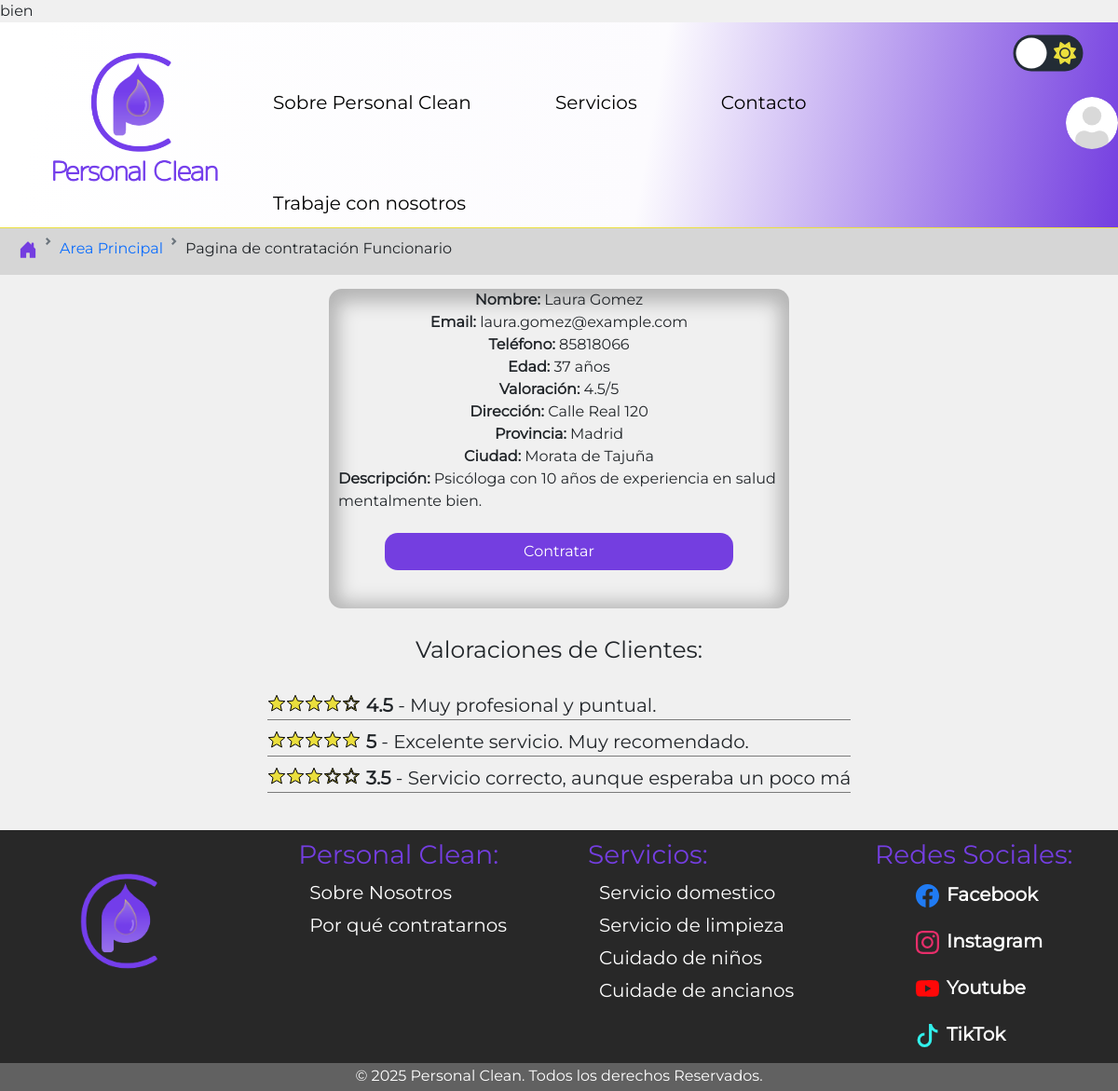
/paginaFuncionario.php?idFuncionarios=1 (signed in), run on the app's committed database.
### tables this page shows
CREATE TABLE `funcionarios` (
  `idFuncionarios` int(11) NOT NULL,
  `nombre` varchar(255) DEFAULT NULL,
  `apellidos` varchar(255) DEFAULT NULL,
  `email` varchar(255) DEFAULT NULL,
  `contraseña` varchar(255) DEFAULT NULL,
  `telefono` varchar(20) DEFAULT NULL,
  `f_nacimiento` date DEFAULT NULL,
  `descripcion` varchar(1000) DEFAULT NULL,
  `foto_perfil` varchar(255) DEFAULT NULL,
  `notaMedia` float DEFAULT NULL,
  `direccion` varchar(255) DEFAULT NULL,
  `provincia` varchar(100) DEFAULT NULL,
  `ciudad` varchar(100) DEFAULT NULL,
  `codigoPostal` varchar(20) DEFAULT NULL
);

CREATE TABLE `valoraciones_clientes` (
  `idvaloraciones` int(11) NOT NULL,
  `idCliente` int(11) NOT NULL,
  `estrellas` varchar(45) NOT NULL,
  `comentario` varchar(45) NOT NULL,
  `idFuncionario` int(11) NOT NULL
);

### paginaFuncionario.php (the view, shortened to what this page needs)
<?php
include './assets/ajax/conexionBD.php';
$idFuncionario = (int)$_GET['idFuncionarios'];
$sqlFuncionario = "SELECT nombre, apellidos, email, telefono, f_nacimiento, notaMedia, direccion, provincia, ciudad, descripcion
                   FROM funcionarios WHERE idFuncionarios = :idFuncionario";
$stmtFuncionario = $conexion->prepare($sqlFuncionario);
$stmtFuncionario->bindValue(':idFuncionario', $idFuncionario, PDO::PARAM_INT);
$stmtFuncionario->execute();
$funcionarioData = $stmtFuncionario->fetch(PDO::FETCH_ASSOC);
function calcularEdad($fechaNacimiento) {
    $fechaNacimiento = new DateTime($fechaNacimiento);
    $hoy = new DateTime();
    return $hoy->diff($fechaNacimiento)->y;
}
$edadFuncionario = calcularEdad($funcionarioData['f_nacimiento']);
$notaMediaAjustada = round($funcionarioData['notaMedia'] / 2, 2);
$sqlValoraciones = "SELECT estrellas, comentario FROM valoraciones_clientes WHERE idFuncionario = :idFuncionario";
$stmtValoraciones = $conexion->prepare($sqlValoraciones);
$stmtValoraciones->bindValue(':idFuncionario', $idFuncionario, PDO::PARAM_INT);
$stmtValoraciones->execute();
$valoraciones = $stmtValoraciones->fetchAll(PDO::FETCH_ASSOC);
$hayValoraciones = count($valoraciones) > 0;
?>
<!DOCTYPE html>
<html lang="es">
<head>
    <link href="https://cdn.jsdelivr.net/npm/bootstrap@5.3.0-alpha1/dist/css/bootstrap.min.css" rel="stylesheet" />
    <link href="https://unpkg.com/aos@2.3.1/dist/aos.css" rel="stylesheet" />
    <link rel="stylesheet" href="./assets/estilos.css" />
</head>
<body>
    <?php include_once './assets/headerLogueado.php'; ?>
    <nav style="" aria-label="breadcrumb">
        <ol class="breadcrumb" style="--bs-breadcrumb-margin-bottom: 0rem;">
            <li class="breadcrumb-item active" aria-current="page">
                <a href="index.php"><img src="./assets/images/house.svg" alt=""></a>
            </li>
            <li class="breadcrumb-item active"> <a href="<?php echo ($_SESSION['usuario']['tipo'] == 'funcionarios') ? 'area_funcionarios.php' : 'area_clientes.php'; ?>">Area Principal</a></li>
            <li class="breadcrumb-item">Pagina de contratación Funcionario</li>
        </ol>
    </nav>
    <div class="pTrabajo">
        <div class="CajaDetalle">
            <p><b>Nombre:</b> <?php echo htmlspecialchars($funcionarioData['nombre'] . " " . $funcionarioData['apellidos']); ?></p>
            <p><b>Email:</b> <?php echo htmlspecialchars($funcionarioData['email']); ?></p>
            <p><b>Teléfono:</b> <?php echo htmlspecialchars($funcionarioData['telefono']); ?></p>
            <p><b>Edad:</b> <?php echo htmlspecialchars($edadFuncionario); ?> años</p>
            <p><b>Valoración:</b> <?php echo htmlspecialchars($notaMediaAjustada); ?>/5</p>
            <p><b>Dirección:</b> <?php echo htmlspecialchars($funcionarioData['direccion']); ?></p>
            <p><b>Provincia:</b> <?php echo htmlspecialchars($funcionarioData['provincia']); ?></p>
            <p><b>Ciudad:</b> <?php echo htmlspecialchars($funcionarioData['ciudad']); ?></p>
            <p><b>Descripción:</b> <?php echo htmlspecialchars($funcionarioData['descripcion']); ?></p>
            <button id="contratarBtn">Contratar</button>
        </div>
      <div class="valoraciones">
            <h2>Valoraciones de Clientes:</h2>
            <div class="espacioValoraciones">
                <?php if ($hayValoraciones): ?>
                    <?php foreach ($valoraciones as $val):
                        $fullStars = floor($val['estrellas'] / 2);
                        $emptyStars = 5 - $fullStars;
                    ?>
                        <div class="dataValoracion">
                            <div class="cantidadEstrellas">
                                <?php
                                for ($i=0; $i < $fullStars; $i++) {
                                    echo '<img src="./assets/images/fullstar.svg" alt="Full Star">';
                                }
                                for ($j=0; $j < $emptyStars; $j++) {
                                    echo '<img src="./assets/images/hollowstar.svg" alt="Hollow Star">';
                                }
                                ?>
                            </div>
                            <p>
                                <b><?php echo htmlspecialchars(round($val['estrellas']/2,1)); ?></b> -
                                <?php echo htmlspecialchars($val['comentario']); ?>
                            </p>
                        </div>
                    <?php endforeach; ?>
                <?php else: ?>
                    <img src="./assets/images/nodataicon.svg" alt="">
                    <h3>No hay valoraciones</h3>
                <?php endif; ?>
            </div>
        </div>
    </div>
    <?php include_once './assets/footer.php'; ?>
</body>
</html>

### assets/estilos.css (style rules this page uses)
p { margin: 0; }
a { text-decoration: none; }
html { scroll-behavior: smooth; }
* { box-sizing: border-box; }
.breadcrumb { padding-top: 10px; padding-left: 20px; background-color: #d6d6d6; height: 50px; }
body { margin: 0; padding: 0; font-family: Montserrat; background-color: #f0f0f0; }
#contratarBtn { margin-top: 22px; width: 374px; height: 40px; background-color: #743EE0; color: white; border-radius: 14px; border: 0px; transition: 0.3s; }
.CajaDetalle { justify-self: center; width: 494px; height: 343px; border-radius: 14px; box-shadow: inset 0px 4px 20px 10px rgba(0, 0, 0, 0.25); margin-top: 15.15px; display: flex; flex-direction: column; align-items: center; padding-right: 10px; padding-left: 10px; }
.valoraciones { justify-self: center; margin-top: 29px; }
.valoraciones > h2 { justify-self: center; font-size: 25px; }
.espacioValoraciones { text-align: center; margin-top: 30px; margin-bottom: 40px; }
.dataValoracion { margin-top: 8px; display: flex; flex-direction: row; border-bottom: solid #7B7B7B 1px; }
.dataValoracion > p { font-size: 20px; }
.dataValoracion > .cantidadEstrellas > img { margin-top: 3px; }
.dataValoracion > .cantidadEstrellas { margin-right: 6px; }

### data on the page
funcionarios: nombre+apellidos "Laura Gomez", email "laura.gomez@example.com", telefono "85818066", f_nacimiento "37", notaMedia "4.5", direccion "Calle Real 120", provincia "Madrid", ciudad "Morata de Tajuña", descripcion "Psicóloga con 10 años de experiencia en salud mentalmente bien."
valoraciones_clientes: $val['estrellas']/2 "4.5", comentario "Muy profesional y puntual."
valoraciones_clientes: $val['estrellas']/2 "5", comentario "Excelente servicio. Muy recomendado."
valoraciones_clientes: $val['estrellas']/2 "3.5", comentario "Servicio correcto, aunque esperaba un poco má"
